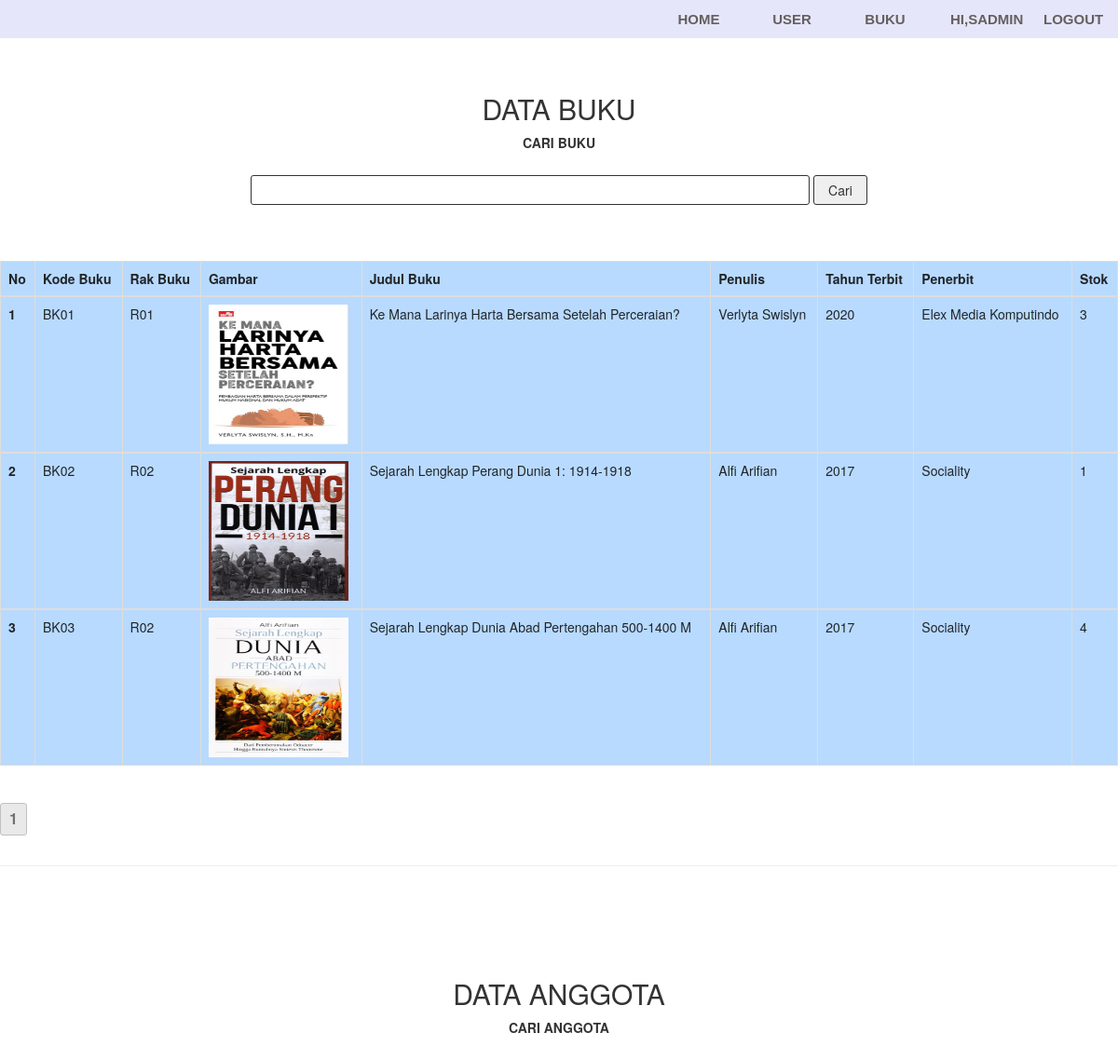
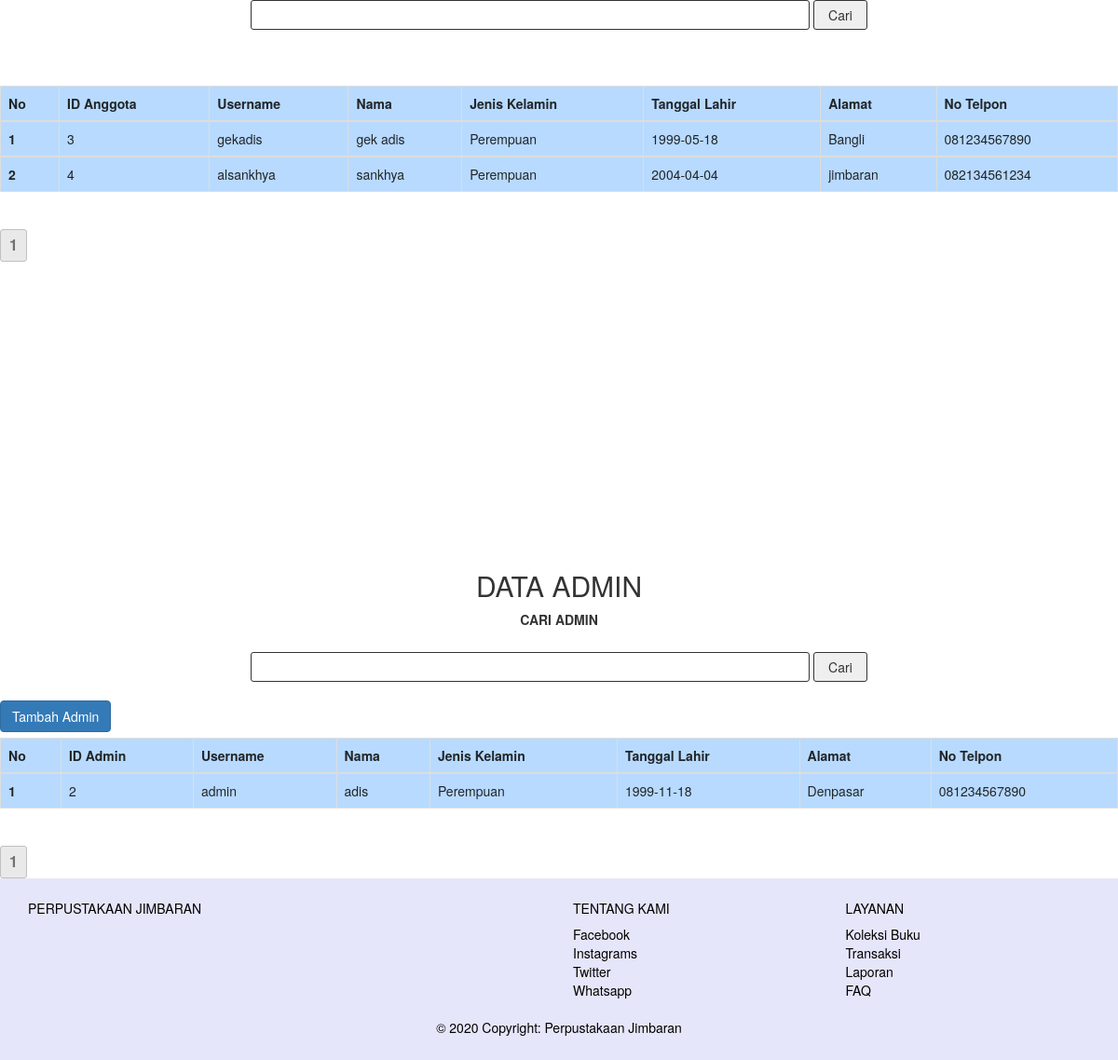
/SuperAdmin.php (signed in), run on the app's committed database (2 pictures, top to bottom).
### tables this page shows
CREATE TABLE `tb_buku` (
  `kode_buku` varchar(10) NOT NULL,
  `judul_buku` varchar(128) NOT NULL,
  `penulis` varchar(128) NOT NULL,
  `tahun_terbit` int(4) NOT NULL,
  `nama_penerbit` varchar(128) NOT NULL,
  `gambar` varchar(128) NOT NULL,
  `rak` varchar(128) NOT NULL,
  `stok` int(11) NOT NULL
);

CREATE TABLE `tb_user` (
  `id` int(11) NOT NULL,
  `nama` varchar(128) NOT NULL,
  `username` varchar(128) NOT NULL,
  `passwords` varchar(30) NOT NULL,
  `alamat` text NOT NULL,
  `tanggal_lahir` date NOT NULL,
  `jenis_kelamin` enum('Laki - Laki','Perempuan','','') NOT NULL,
  `no_tlp` varchar(13) NOT NULL,
  `status_user` varchar(11) NOT NULL
);

### SuperAdmin.php (the view, shortened to what this page needs)
<?php
    include 'koneksi.php';
?>
<!DOCTYPE html>
<html>
<head>
    <link rel="stylesheet" href="css/superAdmin.css">
    <link rel="stylesheet" href="css/bootstrap.min.css">
    <link rel="stylesheet" href="https://maxcdn.bootstrapcdn.com/bootstrap/3.3.7/css/bootstrap.min.css">
</head>
<body>
    <nav class="navigasi">
        <ul>
           <li><a href="logout.php">Logout</a></li>
            <li><a href="#" data-toggle="modal" data-target="#edit">Hi,SAdmin</a></li>
            <li><a href="#sectionBuku">Buku</a></li>
            <li><a href="#sectionData">User</a></li>
            <li><a href="#sectionHome">Home</a></li>
        </ul>
    </nav>
    <div id="sectionBuku">
        <h2>Data Buku</h2>
        <center><form action="#sectionBuku" method="GET">
            <label>Cari Buku</label><br><br>
            <input id="cari" type="text" name="cari">
            <input id="submit"type="submit" value="Cari">
        </form></center><br>
        <br><br><table class="table table-bordered table-primary">
                    <thead>
                        <tr>
                        <th scope="col">No</th>
                        <th scope="col">Kode Buku</th>
                        <th scope="col">Rak Buku</th>
                        <th scope="col">Gambar</th>
                        <th scope="col">Judul Buku</th>
                        <th scope="col">Penulis</th>
                        <th scope="col">Tahun Terbit</th>
                        <th scope="col">Penerbit</th>
                        <th scope="col">Stok</th>
                        </tr>
                    </thead>
        <?php
        $batas = 3;
        $page = isset($_GET['halaman'])?(int)$_GET["halaman"] : 1;
        $mulai = ($page>1) ? ($page * $batas) - $batas : 0;
        $no = $mulai+1;
        if(isset($_GET['cari'])){
            $cari = $_GET['cari'];
            $a=1;
            $tampil = mysqli_query($conn, "SELECT * FROM tb_buku WHERE
                                            judul_buku LIKE '%".$cari."%' OR
                                            tahun_terbit LIKE '%".$cari."%' OR
                                            penulis LIKE '%".$cari."%' OR
                                            nama_penerbit LIKE '%".$cari."%'
                                            ORDER BY judul_buku ASC") or die (mysqli_error($conn));
            while($data = mysqli_fetch_array($tampil)) {
                                $id = $data["kode_buku"];
                                $rak = $data['rak'];
                                $gambar = $data['gambar'];
                                $nama = $data['judul_buku'];
                                $penulis = $data['penulis'];
                                $tahun_terbit=$data['tahun_terbit'];
                                $penerbit = $data['nama_penerbit'];
                                $stok = $data['stok'];?>
                    <tbody>
                        <tr>
                        <th scope="row"><?php echo $a++; ?></th>
                        <td><?php echo $id; ?></td>
                        <td><?php echo $rak; ?></td>
                        <td><img src="img/<?php echo $gambar; ?>" style="width:150px; height:150px;"></td>
                        <td><?php echo $nama; ?></td>
                        <td><?php echo $penulis; ?></td>
                        <td><?php echo $tahun_terbit; ?></td>
                        <td><?php echo $penerbit; ?></td>
                        <td><?php echo $stok; ?></td>
                        </tr>
                    </tbody>
                <?php } }
            else{
                $a=1;
                $tampil = mysqli_query($conn, "SELECT * FROM tb_buku LIMIT $mulai, $batas") or die (mysqli_error($conn));
                            while($data = mysqli_fetch_array($tampil)) {
                            $id = $data['kode_buku'];
                            $rak = $data['rak'];
                            $gambar = $data['gambar'];
                            $nama = $data['judul_buku'];
                            $penulis = $data['penulis'];
                            $tahun_terbit=$data['tahun_terbit'];
                            $penerbit = $data['nama_penerbit'];
                            $stok = $data['stok']; ?>
                    <tbody>
                        <tr>
                        <th scope="row"><?php echo $a++; ?></th>
                        <td><?php echo $id; ?></td>
                        <td><?php echo $rak; ?></td>
                        <td><img src="img/<?php echo $gambar; ?>" style="width:150px; height:150px;"></td>
                        <td><?php echo $nama; ?></td>
                        <td><?php echo $penulis; ?></td>
                        <td><?php echo $tahun_terbit; ?></td>
                        <td><?php echo $penerbit; ?></td>
                        <td><?php echo $stok; ?></td>
                        </tr>
                    </tbody>
                    <?php $no++; }; } ?></table>
                    <?php $hitung = mysqli_query($conn,"SELECT * FROM tb_buku") or die (mysqli_error($conn));
                    $jmldata = mysqli_num_rows($hitung);
                    ?>
                    <br>
                    <?php
                        $jmlhalaman = ceil($jmldata/$batas);
                        for($i=1; $i<=$jmlhalaman; $i++){
                            echo '<a class="page" href="?halaman='.$i.'">'.$i.'</a>';
                        }  ?>
    </div>
    <br><br><hr>
    <div id="sectionData">
    <h2>Data Anggota</h2>
        <center><form action="#sectionData" method="GET">
            <label>Cari Anggota</label><br><br>
            <input type="text" name="cari">
            <input type="submit" value="Cari">
        </form></center><br>
        <br><br><table class="table table-bordered table-primary">
                    <thead>
                        <tr>
                        <th scope="col">No</th>
                        <th scope="col">ID Anggota</th>
                        <th scope="col">Username</th>
                        <th scope="col">Nama</th>
                        <th scope="col">Jenis Kelamin</th>
                        <th scope="col">Tanggal Lahir</th>
                        <th scope="col">Alamat</th>
                        <th scope="col">No Telpon</th>
                        </tr>
                    </thead>
        <?php $batas = 3;
        $page = isset($_GET['halaman'])?(int)$_GET["halaman"] : 1;
        $mulai = ($page>1) ? ($page * $batas) - $batas : 0;
        $no = $mulai+1;
        if(isset($_GET['cari'])){
            $cari = $_GET['cari'];
            $a=1;
            $tampil = mysqli_query($conn, "SELECT * FROM tb_user WHERE
                                            nama LIKE '%".$cari."%' OR
                                            username LIKE '%".$cari."%' OR
                                            alamat LIKE '%".$cari."%' OR
                                            jenis_kelamin LIKE '%".$cari."%'
                                            AND status_user IN ('User')
                                            ORDER BY nama ASC") or die (mysqli_error($conn));
            while($data = mysqli_fetch_array($tampil)) {
                                $id = $data["id"];
                                $nama = $data['nama'];
                                $username = $data['username'];
                                $tanggal = $data['tanggal_lahir'];
                                $alamat = $data['alamat'];
                                $jk =$data['jenis_kelamin'];
                                $no_tlp = $data['no_tlp'];?>
                    <tbody>
                        <tr>
                        <th scope="row"><?php echo $a++; ?></th>
                        <td><?php echo $id; ?></td>
                        <td><?php echo $username; ?></td>
                        <td><?php echo $nama; ?></td>
                        <td><?php echo $jk; ?></td>
                        <td><?php echo $tanggal; ?></td>
                        <td><?php echo $alamat; ?></td>
                        <td><?php echo $no_tlp; ?></td>
                        </tr>
                    </tbody>
                <?php } }
                else{
                    $a=1;
                    $user = 'User';
                    $tampil = mysqli_query($conn, "SELECT * FROM tb_user WHERE status_user = '$user' LIMIT $mulai, $batas") or die (mysqli_error($conn));
                    while($data = mysqli_fetch_array($tampil)) {
                    $id = $data["id"];
                    $nama = $data['nama'];
                    $username = $data['username'];
                    $tanggal = $data['tanggal_lahir'];
                    $alamat = $data['alamat'];
                    $jk =$data['jenis_kelamin'];
                    $no_tlp = $data['no_tlp'];?>
                    <tbody>
                        <tr>
                        <th scope="row"><?php echo $a++; ?></th>
                        <td><?php echo $id; ?></td>
                        <td><?php echo $username; ?></td>
                        <td><?php echo $nama; ?></td>
                        <td><?php echo $jk; ?></td>
                        <td><?php echo $tanggal; ?></td>
                        <td><?php echo $alamat; ?></td>
                        <td><?php echo $no_tlp; ?></td>
                        </tr>
                    </tbody>
                    <?php $no++; } } ?></table>
                    <?php $hitung = mysqli_query($conn,"SELECT * FROM tb_buku") or die (mysqli_error($conn));
                    $jmldata = mysqli_num_rows($hitung);
                    ?>
                    <br>
                    <?php
                        $jmlhalaman = ceil($jmldata/$batas);
                        for($i=1; $i<=$jmlhalaman; $i++){
                            echo '<a class="page" href="?halaman='.$i.'">'.$i.'</a>';
                        }  ?>
    </div>
    <div id="sectionAdmin">
    <h2>Data Admin</h2>
        <center><form action="#sectionData" method="GET">
            <label>Cari Admin</label><br><br>
            <input type="text" name="cari">
            <input type="submit" value="Cari">
        </form></center><br>
        <div class="box-tools pull-left">
            <a href="#" class="btn btn-primary" data-toggle="modal" data-target="#tambahadmin">Tambah Admin</a>
        </div>
        <br><br><table class="table table-bordered table-primary">
                    <thead>
                        <tr>
                        <th scope="col">No</th>
                        <th scope="col">ID Admin</th>
                        <th scope="col">Username</th>
                        <th scope="col">Nama</th>
                        <th scope="col">Jenis Kelamin</th>
                        <th scope="col">Tanggal Lahir</th>
                        <th scope="col">Alamat</th>
                        <th scope="col">No Telpon</th>
                        </tr>
                    </thead>
        <?php $batas = 3;
        $page = isset($_GET['halaman'])?(int)$_GET["halaman"] : 1;
        $mulai = ($page>1) ? ($page * $batas) - $batas : 0;
        $no = $mulai+1;
        if(isset($_GET['cari'])){
            $cari = $_GET['cari'];
            $a=1;
            $admin = 'Admin';
            $tampil = mysqli_query($conn, "SELECT * FROM tb_user WHERE
                                            nama LIKE '%".$cari."%' OR
                                            username LIKE '%".$cari."%' OR
                                            alamat LIKE '%".$cari."%' OR
                                            jenis_kelamin LIKE '%".$cari."%'
                                            AND status_user WHERE ='$admin'
                                            ORDER BY nama ASC") or die (mysqli_error($conn));
            while($data = mysqli_fetch_array($tampil)) {
                                $id = $data["id"];
                                $nama = $data['nama'];
                                $username = $data['username'];
                                $tanggal = $data['tanggal_lahir'];
                                $alamat = $data['alamat'];
                                $jk =$data['jenis_kelamin'];
                                $no_tlp = $data['no_tlp'];?>
                    <tbody>
                        <tr>
                        <th scope="row"><?php echo $a++; ?></th>
                        <td><?php echo $id; ?></td>
                        <td><?php echo $username; ?></td>
                        <td><?php echo $nama; ?></td>
                        <td><?php echo $jk; ?></td>
                        <td><?php echo $tanggal; ?></td>
                        <td><?php echo $alamat; ?></td>
                        <td><?php echo $no_tlp; ?></td>
                        </tr>
                    </tbody>
                <?php } }
                else{
                    $a=1;
                    $admin = 'Admin';
                    $tampil = mysqli_query($conn, "SELECT * FROM tb_user WHERE status_user = '$admin' LIMIT $mulai, $batas") or die (mysqli_error($conn));
                    while($data = mysqli_fetch_array($tampil)) {
                    $id = $data["id"];
                    $nama = $data['nama'];
                    $username = $data['username'];
                    $tanggal = $data['tanggal_lahir'];
                    $alamat = $data['alamat'];
                    $jk =$data['jenis_kelamin'];
                    $no_tlp = $data['no_tlp'];?>
                    <tbody>
                        <tr>
                        <th scope="row"><?php echo $a++; ?></th>
                        <td><?php echo $id; ?></td>
                        <td><?php echo $username; ?></td>
                        <td><?php echo $nama; ?></td>
                        <td><?php echo $jk; ?></td>
                        <td><?php echo $tanggal; ?></td>
                        <td><?php echo $alamat; ?></td>
                        <td><?php echo $no_tlp; ?></td>
                        </tr>
                    </tbody>
                    <?php $no++; } } ?></table>
                    <?php $hitung = mysqli_query($conn,"SELECT * FROM tb_buku") or die (mysqli_error($conn));
                    $jmldata = mysqli_num_rows($hitung);
                    ?>
                    <br>
                    <?php
                        $jmlhalaman = ceil($jmldata/$batas);
                        for($i=1; $i<=$jmlhalaman; $i++){
                            echo '<a class="page" href="?halaman='.$i.'">'.$i.'</a>';
                        }  ?>
    </div>
<footer class="page-footer font-small blue pt-4">
  <div class="container-fluid text-center text-md-left">
    <div class="row">
      <div class="col-md-6 mt-md-0 mt-3">
        <h5 class="text-uppercase">Perpustakaan Jimbaran </h5>
      </div>
      <div class="col-md-3 mb-md-0 mb-3">
        <h5 class="text-uppercase">Tentang Kami</h5>
        <ul class="list-unstyled">
          <li>
           Facebook
          </li>
          <li>
            Instagrams
          </li>
          <li>
           Twitter
          </li>
          <li>
            Whatsapp
          </li>
        </ul>
      </div>
      <div class="col-md-3 mb-md-0 mb-3">
        <h5 class="text-uppercase" >Layanan</h5>
        <ul class="list-unstyled">
          <li>
            <a  href="?page=buku" style="color: black;"> Koleksi Buku</a>
          </li>
          <li>
           <li><a href="?page=transaksi" style="color: black;"> Transaksi</a></li>
          </li>
          <li>
             <a href="?page=laporan"style="color: black;" > Laporan</a>
          </li>
          <li>
           FAQ
          </li>
        </ul>
      </div>
    </div>
  </div>
  <div class="footer-copyright text-center py-3">© 2020 Copyright:
    <a href="https://mdbootstrap.com/" style="color: black;"> Perpustakaan Jimbaran</a>
  </div>
</footer>
</body>
</html>

### data on the page
tb_buku: kode_buku "BK01", rak "R01", gambar (picture), judul_buku "Ke Mana Larinya Harta Bersama Setelah Perceraian?", penulis "Verlyta Swislyn", tahun_terbit "2020", nama_penerbit "Elex Media Komputindo", stok "3"
tb_buku: kode_buku "BK02", rak "R02", gambar (picture), judul_buku "Sejarah Lengkap Perang Dunia 1: 1914-1918", penulis "Alfi Arifian", tahun_terbit "2017", nama_penerbit "Sociality", stok "1"
tb_buku: kode_buku "BK03", rak "R02", gambar (picture), judul_buku "Sejarah Lengkap Dunia Abad Pertengahan 500-1400 M", penulis "Alfi Arifian", tahun_terbit "2017", nama_penerbit "Sociality", stok "4"
tb_user: id "3", username "gekadis", nama "gek adis", jenis_kelamin "Perempuan", tanggal_lahir "1999-05-18", alamat "Bangli", no_tlp "081234567890"
tb_user: id "4", username "alsankhya", nama "sankhya", jenis_kelamin "Perempuan", tanggal_lahir "2004-04-04", alamat "jimbaran", no_tlp "082134561234"
tb_user: id "2", username "admin", nama "adis", jenis_kelamin "Perempuan", tanggal_lahir "1999-11-18", alamat "Denpasar", no_tlp "081234567890"
